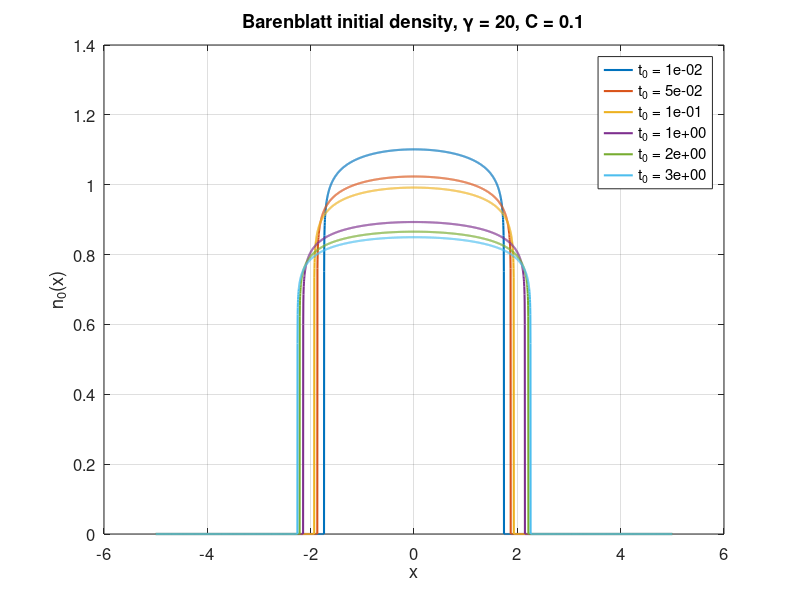
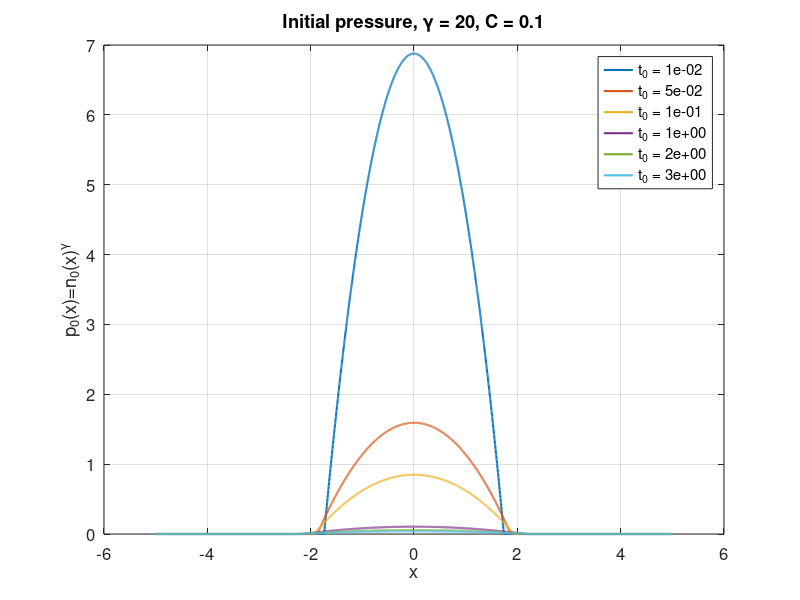
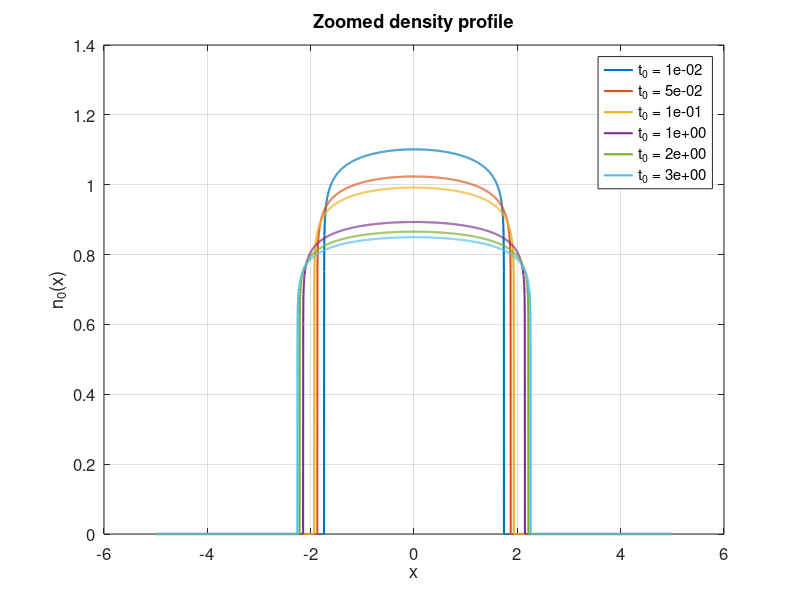

The MATLAB source for these figures, in order:
% plot_barenblatt_initial_t0.m
% Compare Barenblatt initial profiles n0(x)=n_ex(x,0)
% for different choices of t0.

clear; clc; close all;

%% Parameters
a = -5;
b =  5;
Nx = 4000;
x = linspace(a, b, Nx);

% Choose gamma = 3 or gamma = 20
gamma = 20;
% gamma = 20;

% Choose C according to the paper
if gamma == 3
    C = 1.0;
elseif gamma == 20
    C = 0.1;
else
    C = 1.0;   % default, can be changed manually
end

% Different time shifts to compare
t0List = [1e-2, 5e-2, 1e-1, 1, 2, 3];

% Barenblatt parameters
kappa = gamma / (gamma + 1);
beta  = 1 / (gamma + 2);

%% Storage
nMat = zeros(length(t0List), Nx);
pMat = zeros(length(t0List), Nx);
R0List = zeros(length(t0List), 1);
maxNList = zeros(length(t0List), 1);
maxPList = zeros(length(t0List), 1);
massList = zeros(length(t0List), 1);

%% Compute initial profiles
for m = 1:length(t0List)
    t0 = t0List(m);

    s = kappa * t0;

    inside = C - beta * gamma / (2 * (gamma + 1)) * x.^2 ./ (s.^(2*beta));
    inside = max(inside, 0);

    n0 = s^(-beta) * inside.^(1/gamma);
    p0 = n0.^gamma;

    nMat(m,:) = n0;
    pMat(m,:) = p0;

    % Theoretical support radius
    R0List(m) = sqrt(2 * (gamma + 1) * C / (beta * gamma)) * s^beta;

    maxNList(m) = max(n0);
    maxPList(m) = max(p0);
    massList(m) = trapz(x, n0);
end

%% Print diagnostics
fprintf('gamma = %g, C = %g\n', gamma, C);
fprintf('---------------------------------------------------------------\n');
fprintf('   t0          support R0       max(n0)        max(p0)       mass\n');
fprintf('---------------------------------------------------------------\n');
for m = 1:length(t0List)
    fprintf('%10.3e   %12.5e   %12.5e   %12.5e   %12.5e\n', ...
        t0List(m), R0List(m), maxNList(m), maxPList(m), massList(m));
end
fprintf('---------------------------------------------------------------\n');

%% Plot density profiles
figure;
hold on; box on; grid on;

for m = 1:length(t0List)
    plot(x, nMat(m,:), 'LineWidth', 1.5);
end

xlabel('x');
ylabel('n_0(x)');
title(sprintf('Barenblatt initial density, \\gamma = %g, C = %g', gamma, C));

legText = cell(length(t0List), 1);
for m = 1:length(t0List)
    legText{m} = sprintf('t_0 = %.0e', t0List(m));
end
legend(legText, 'Location', 'best');
set(gca, 'FontSize', 12);

%% Plot pressure profiles
figure;
hold on; box on; grid on;

for m = 1:length(t0List)
    plot(x, pMat(m,:), 'LineWidth', 1.5);
end

xlabel('x');
ylabel('p_0(x)=n_0(x)^\gamma');
title(sprintf('Initial pressure, \\gamma = %g, C = %g', gamma, C));

legend(legText, 'Location', 'best');
set(gca, 'FontSize', 12);

%% Plot zoomed density near the interface
figure;
hold on; box on; grid on;

for m = 1:length(t0List)
    plot(x, nMat(m,:), 'LineWidth', 1.5);
end

xlabel('x');
ylabel('n_0(x)');
title('Zoomed density profile');
legend(legText, 'Location', 'best');
set(gca, 'FontSize', 12);

xlim([-6, 6]);
